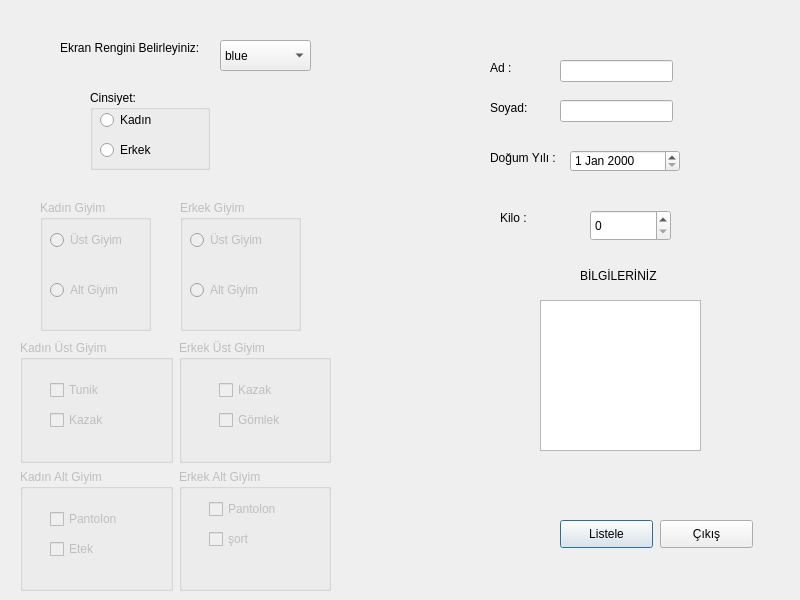
<?xml version="1.0" encoding="UTF-8"?>
<ui version="4.0">
 <class>Dialog</class>
 <widget class="QDialog" name="Dialog">
  <property name="geometry">
   <rect>
    <x>0</x>
    <y>0</y>
    <width>800</width>
    <height>600</height>
   </rect>
  </property>
  <property name="windowTitle">
   <string>Dialog</string>
  </property>
  <widget class="QComboBox" name="cmbBoxRenk">
   <property name="geometry">
    <rect>
     <x>220</x>
     <y>40</y>
     <width>91</width>
     <height>31</height>
    </rect>
   </property>
   <item>
    <property name="text">
     <string>blue</string>
    </property>
   </item>
   <item>
    <property name="text">
     <string>yellow</string>
    </property>
   </item>
   <item>
    <property name="text">
     <string>green</string>
    </property>
   </item>
   <item>
    <property name="text">
     <string>gray</string>
    </property>
   </item>
   <item>
    <property name="text">
     <string>orange</string>
    </property>
   </item>
   <item>
    <property name="text">
     <string>pink</string>
    </property>
   </item>
   <item>
    <property name="text">
     <string>black</string>
    </property>
   </item>
   <item>
    <property name="text">
     <string>brown</string>
    </property>
   </item>
  </widget>
  <widget class="QLabel" name="lblRenk">
   <property name="geometry">
    <rect>
     <x>60</x>
     <y>40</y>
     <width>151</width>
     <height>16</height>
    </rect>
   </property>
   <property name="text">
    <string>Ekran Rengini Belirleyiniz:</string>
   </property>
  </widget>
  <widget class="QGroupBox" name="grpBoxEG">
   <property name="enabled">
    <bool>false</bool>
   </property>
   <property name="geometry">
    <rect>
     <x>180</x>
     <y>200</y>
     <width>121</width>
     <height>131</height>
    </rect>
   </property>
   <property name="title">
    <string>Erkek Giyim</string>
   </property>
   <widget class="QRadioButton" name="rdBtnEUstG">
    <property name="geometry">
     <rect>
      <x>10</x>
      <y>30</y>
      <width>95</width>
      <height>20</height>
     </rect>
    </property>
    <property name="text">
     <string>Üst Giyim</string>
    </property>
   </widget>
   <widget class="QRadioButton" name="rdBtnEAltG">
    <property name="geometry">
     <rect>
      <x>10</x>
      <y>80</y>
      <width>95</width>
      <height>20</height>
     </rect>
    </property>
    <property name="text">
     <string>Alt Giyim</string>
    </property>
   </widget>
  </widget>
  <widget class="QSpinBox" name="spinBoxKilo">
   <property name="geometry">
    <rect>
     <x>590</x>
     <y>210</y>
     <width>81</width>
     <height>31</height>
    </rect>
   </property>
  </widget>
  <widget class="QLineEdit" name="lnAd">
   <property name="geometry">
    <rect>
     <x>560</x>
     <y>60</y>
     <width>113</width>
     <height>22</height>
    </rect>
   </property>
  </widget>
  <widget class="QLineEdit" name="lnSoyad">
   <property name="geometry">
    <rect>
     <x>560</x>
     <y>100</y>
     <width>113</width>
     <height>22</height>
    </rect>
   </property>
  </widget>
  <widget class="QLabel" name="lblAd">
   <property name="geometry">
    <rect>
     <x>490</x>
     <y>60</y>
     <width>55</width>
     <height>16</height>
    </rect>
   </property>
   <property name="text">
    <string>Ad :</string>
   </property>
  </widget>
  <widget class="QLabel" name="lblSoyad">
   <property name="geometry">
    <rect>
     <x>490</x>
     <y>100</y>
     <width>55</width>
     <height>16</height>
    </rect>
   </property>
   <property name="text">
    <string>Soyad:</string>
   </property>
  </widget>
  <widget class="QLabel" name="lblDTarihi">
   <property name="geometry">
    <rect>
     <x>490</x>
     <y>150</y>
     <width>71</width>
     <height>16</height>
    </rect>
   </property>
   <property name="text">
    <string>Doğum Yılı :</string>
   </property>
  </widget>
  <widget class="QDateEdit" name="dateEdit">
   <property name="geometry">
    <rect>
     <x>570</x>
     <y>150</y>
     <width>110</width>
     <height>22</height>
    </rect>
   </property>
  </widget>
  <widget class="QLabel" name="lblKilo">
   <property name="geometry">
    <rect>
     <x>500</x>
     <y>210</y>
     <width>55</width>
     <height>16</height>
    </rect>
   </property>
   <property name="text">
    <string>Kilo :</string>
   </property>
  </widget>
  <widget class="QTextEdit" name="textEditBilgi">
   <property name="geometry">
    <rect>
     <x>540</x>
     <y>300</y>
     <width>161</width>
     <height>151</height>
    </rect>
   </property>
  </widget>
  <widget class="QLabel" name="lblBilgi">
   <property name="geometry">
    <rect>
     <x>580</x>
     <y>260</y>
     <width>81</width>
     <height>31</height>
    </rect>
   </property>
   <property name="text">
    <string>BİLGİLERİNİZ</string>
   </property>
  </widget>
  <widget class="QPushButton" name="btnListele">
   <property name="geometry">
    <rect>
     <x>560</x>
     <y>520</y>
     <width>93</width>
     <height>28</height>
    </rect>
   </property>
   <property name="text">
    <string>Listele</string>
   </property>
  </widget>
  <widget class="QGroupBox" name="groupBox">
   <property name="geometry">
    <rect>
     <x>90</x>
     <y>90</y>
     <width>120</width>
     <height>80</height>
    </rect>
   </property>
   <property name="title">
    <string>Cinsiyet:</string>
   </property>
   <widget class="QRadioButton" name="roBtnK">
    <property name="geometry">
     <rect>
      <x>10</x>
      <y>20</y>
      <width>95</width>
      <height>20</height>
     </rect>
    </property>
    <property name="text">
     <string>Kadın</string>
    </property>
   </widget>
   <widget class="QRadioButton" name="rdoBtnE">
    <property name="geometry">
     <rect>
      <x>10</x>
      <y>50</y>
      <width>95</width>
      <height>20</height>
     </rect>
    </property>
    <property name="text">
     <string>Erkek</string>
    </property>
   </widget>
  </widget>
  <widget class="QWidget" name="layoutWidget">
   <property name="geometry">
    <rect>
     <x>20</x>
     <y>340</y>
     <width>311</width>
     <height>251</height>
    </rect>
   </property>
   <layout class="QHBoxLayout" name="horizontalLayout">
    <item>
     <layout class="QVBoxLayout" name="verticalLayout_4">
      <item>
       <widget class="QGroupBox" name="grpBoxKUG">
        <property name="enabled">
         <bool>false</bool>
        </property>
        <property name="title">
         <string>Kadın Üst Giyim</string>
        </property>
        <widget class="QCheckBox" name="checkBox_2">
         <property name="geometry">
          <rect>
           <x>30</x>
           <y>40</y>
           <width>60</width>
           <height>20</height>
          </rect>
         </property>
         <property name="text">
          <string>Tunik</string>
         </property>
        </widget>
        <widget class="QCheckBox" name="checkBox">
         <property name="geometry">
          <rect>
           <x>30</x>
           <y>70</y>
           <width>60</width>
           <height>20</height>
          </rect>
         </property>
         <property name="text">
          <string>Kazak</string>
         </property>
        </widget>
       </widget>
      </item>
      <item>
       <widget class="QGroupBox" name="grpBoxKAG">
        <property name="enabled">
         <bool>false</bool>
        </property>
        <property name="title">
         <string>Kadın Alt Giyim</string>
        </property>
        <widget class="QCheckBox" name="checkBox_5">
         <property name="geometry">
          <rect>
           <x>30</x>
           <y>70</y>
           <width>76</width>
           <height>20</height>
          </rect>
         </property>
         <property name="text">
          <string>Etek</string>
         </property>
        </widget>
        <widget class="QCheckBox" name="checkBox_6">
         <property name="geometry">
          <rect>
           <x>30</x>
           <y>40</y>
           <width>76</width>
           <height>20</height>
          </rect>
         </property>
         <property name="text">
          <string>Pantolon</string>
         </property>
        </widget>
       </widget>
      </item>
     </layout>
    </item>
    <item>
     <layout class="QVBoxLayout" name="verticalLayout_5">
      <item>
       <widget class="QGroupBox" name="grpBoxEUG">
        <property name="enabled">
         <bool>false</bool>
        </property>
        <property name="title">
         <string>Erkek Üst Giyim</string>
        </property>
        <widget class="QCheckBox" name="checkBox_4">
         <property name="geometry">
          <rect>
           <x>40</x>
           <y>40</y>
           <width>69</width>
           <height>20</height>
          </rect>
         </property>
         <property name="text">
          <string>Kazak</string>
         </property>
        </widget>
        <widget class="QCheckBox" name="checkBox_3">
         <property name="geometry">
          <rect>
           <x>40</x>
           <y>70</y>
           <width>69</width>
           <height>20</height>
          </rect>
         </property>
         <property name="text">
          <string>Gömlek</string>
         </property>
        </widget>
       </widget>
      </item>
      <item>
       <widget class="QGroupBox" name="grpBoxEAG">
        <property name="enabled">
         <bool>false</bool>
        </property>
        <property name="title">
         <string>Erkek Alt Giyim</string>
        </property>
        <widget class="QCheckBox" name="checkBox_7">
         <property name="geometry">
          <rect>
           <x>30</x>
           <y>30</y>
           <width>81</width>
           <height>20</height>
          </rect>
         </property>
         <property name="text">
          <string>Pantolon</string>
         </property>
        </widget>
        <widget class="QCheckBox" name="checkBox_8">
         <property name="geometry">
          <rect>
           <x>30</x>
           <y>60</y>
           <width>81</width>
           <height>20</height>
          </rect>
         </property>
         <property name="text">
          <string>şort</string>
         </property>
        </widget>
       </widget>
      </item>
     </layout>
    </item>
   </layout>
  </widget>
  <widget class="QGroupBox" name="grpBoxKG">
   <property name="enabled">
    <bool>false</bool>
   </property>
   <property name="geometry">
    <rect>
     <x>40</x>
     <y>200</y>
     <width>111</width>
     <height>131</height>
    </rect>
   </property>
   <property name="title">
    <string>Kadın Giyim</string>
   </property>
   <widget class="QRadioButton" name="rdBtnKUstG">
    <property name="geometry">
     <rect>
      <x>10</x>
      <y>30</y>
      <width>95</width>
      <height>20</height>
     </rect>
    </property>
    <property name="text">
     <string>Üst Giyim</string>
    </property>
   </widget>
   <widget class="QRadioButton" name="rdBtnKAltG">
    <property name="geometry">
     <rect>
      <x>10</x>
      <y>80</y>
      <width>95</width>
      <height>20</height>
     </rect>
    </property>
    <property name="text">
     <string>Alt Giyim</string>
    </property>
   </widget>
  </widget>
  <widget class="QPushButton" name="pushButton">
   <property name="geometry">
    <rect>
     <x>660</x>
     <y>520</y>
     <width>93</width>
     <height>28</height>
    </rect>
   </property>
   <property name="text">
    <string>Çıkış</string>
   </property>
  </widget>
 </widget>
 <resources/>
 <connections>
  <connection>
   <sender>pushButton</sender>
   <signal>clicked()</signal>
   <receiver>Dialog</receiver>
   <slot>accept()</slot>
   <hints>
    <hint type="sourcelabel">
     <x>702</x>
     <y>526</y>
    </hint>
    <hint type="destinationlabel">
     <x>705</x>
     <y>593</y>
    </hint>
   </hints>
  </connection>
 </connections>
</ui>
